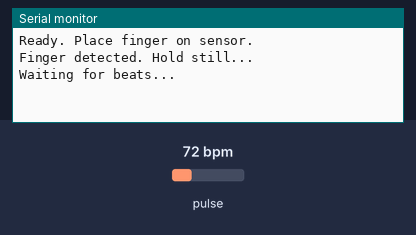
A sketch run on a simulated Arduino Uno, built with avr-gcc and run on an emulated ATmega328P. Parts: the last lines printed to the serial monitor. Inputs (shaded band) come from the test bench; at power-on: pulse 72 bpm.

Above: at 1.2 s.
1.3 s: pulse set to 70 bpm
At 4.0 s:
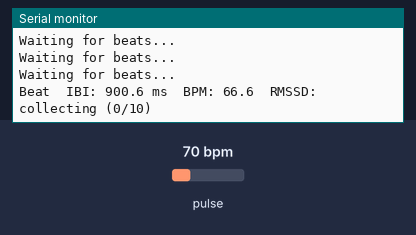
4.3 s: pulse set to 42 bpm
At 6.2 s:
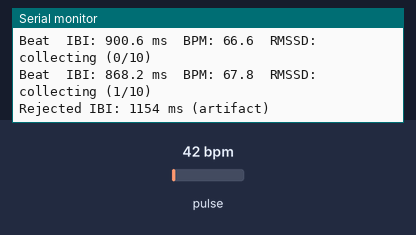
Timing chart, 0 to 7.7 s (numbered marks = the images above; inputs shaded):
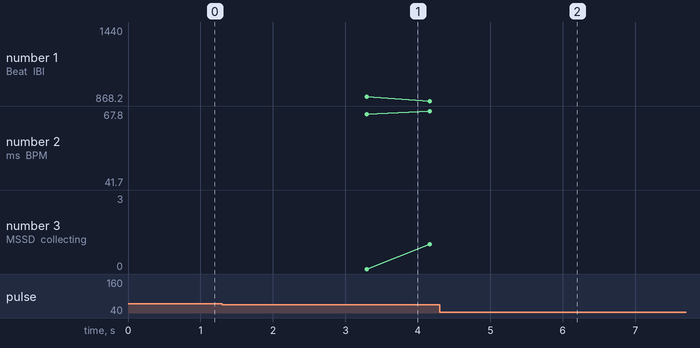

Measured:
- after the input at 1.3 s, the serial monitor: prints a new line after 2.0 s (image 1)
- after the input at 4.3 s, the serial monitor: prints a new line after 1.0 s (image 2)
- plotted number 1: 868.2 → 1434.9 after the input at 4.3 s
- plotted number 2: 67.8 → 41.8 after the input at 4.3 s

The sketch:

hr_hrv_v1.ino
```cpp
/*
 * hr_hrv_v1.ino
 * Heart rate (BPM) and heart rate variability (RMSSD) from a MAX30102 PPG sensor.
 *
 * Hardware: Seeed XIAO nRF52840 Sense + MAX30102 breakout (I2C: SDA=D4, SCL=D5, VIN=3V3)
 * Library:  SparkFun MAX3010x Pulse and Proximity Sensor Library
 *
 * Pipeline (100 samples/s):
 *   raw IR -> baseline removal (EMA high-pass) -> smoothing (EMA low-pass)
 *   -> adaptive-threshold peak detection -> parabolic peak interpolation
 *   -> inter-beat intervals (IBI) -> artifact rejection -> BPM + RMSSD
 */

#include <Wire.h>
#include "MAX30105.h"

MAX30105 sensor;

// ---------- Sensor configuration ----------
const byte LED_POWER   = 0x1F;  // ~6.4 mA LED current
const byte SAMPLE_AVG  = 4;     // average 4 raw samples per output sample
const byte LED_MODE    = 2;     // Red + IR (MAX30102 has no green LED)
const int  SAMPLE_RATE = 400;   // 400 Hz / 4 averaging = 100 samples/s
const int  PULSE_WIDTH = 411;   // us, gives 18-bit resolution
const int  ADC_RANGE   = 4096;

const float SAMPLE_MS = 10.0;   // 100 samples/s -> 10 ms per sample

// ---------- Filter settings ----------
const float DC_ALPHA = 0.01;  // baseline tracker (~0.16 Hz): removes drift
const float LP_ALPHA = 0.2;   // smoother (~3.5 Hz): removes high-freq noise

// ---------- Beat detection settings ----------
const long          FINGER_THRESHOLD = 10000; // raw IR above this = finger present
const unsigned int  SETTLE_SAMPLES   = 200;   // ignore first 2 s after finger lands
const float         MIN_IBI_MS       = 333;   // fastest accepted: 180 BPM
const float         MAX_IBI_MS       = 1500;  // slowest accepted: 40 BPM
const float         ENV_DECAY        = 0.995; // peak envelope decay per sample
const float         THRESH_FRACTION  = 0.50;  // threshold = 50% of recent peak height
const float         MIN_THRESHOLD    = 5.0;   // floor so flat noise isn't counted
const byte          BPM_AVG_N        = 4;     // average BPM over last 4 beats

// Each pulse has a second, smaller bump 300-450 ms after the real beat: the
// dicrotic notch, from the aortic valve closing. It clears a fixed 333 ms floor,
// so every heartbeat gets counted twice and BPM reads double. The floor is
// therefore scaled to the recent beat interval instead.
const float REFRACTORY_FRACTION = 0.60;  // next beat must be >= 60% of recent IBI

// A peak inside the refractory window is one of two things, told apart by height:
// a dicrotic notch, which is well below the beat it follows, or a real beat
// because the heart rate rose. Blocking on time alone would halve a rate that
// genuinely doubled, so height decides. The height is compared against the peak
// envelope, not an average of accepted peaks: once a notch is wrongly accepted,
// an average of accepted peaks sags toward the notches and stops telling them
// apart, while the envelope keeps tracking the true systolic height.
const float DICROTIC_MAX_RATIO = 0.85;   // at or below this x envelope = notch

// ---------- HRV settings ----------
const byte  HRV_N             = 30;    // RMSSD over the last 30 successive differences
const byte  HRV_MIN_DIFFS     = 10;    // need at least 10 before reporting RMSSD
const float ARTIFACT_FRACTION = 0.25;  // reject intervals >25% off the recent average
const byte  MAX_REJECTS       = 3;     // after 3 rejects in a row, accept and restart

// Set to true to print the filtered signal for Serial Plotter tuning
const bool PLOT_MODE = false;

// ---------- State ----------
bool fingerOn = false;
unsigned long sampleCount = 0;
unsigned int settleCount = 0;

float dc = 0;                    // baseline estimate
float lp = 0;                    // filtered pulse signal
float s0 = 0, s1 = 0, s2 = 0;    // last three filtered samples (s0 = newest)
float env = 0;                   // recent peak envelope

float lastBeatTime = -1;         // ms, sub-sample precision (-1 = none yet)
float ibis[BPM_AVG_N];           // recent inter-beat intervals (ms) for BPM
byte ibiIdx = 0;
byte ibiCount = 0;
float bpm = 0;

float sqDiffs[HRV_N];            // squared successive differences (ms^2)
byte sqIdx = 0;
byte sqCount = 0;
float prevValidIbi = 0;          // 0 = no valid previous beat to compare with
byte rejectCount = 0;
float rmssd = 0;

unsigned long lastStatusMs = 0;

// Throw away the running averages and the HRV window. Called when the beat
// pattern changes enough that the old intervals would poison the new ones.
void restartAverages() {
  ibiCount = 0;
  ibiIdx = 0;
  sqCount = 0;
  sqIdx = 0;
  prevValidIbi = 0;
  rejectCount = 0;
}

void resetState() {
  fingerOn = false;
  settleCount = 0;
  dc = 0;
  lp = 0;
  s0 = s1 = s2 = 0;
  env = 0;
  lastBeatTime = -1;
  ibiIdx = 0;
  ibiCount = 0;
  bpm = 0;
  sqIdx = 0;
  sqCount = 0;
  prevValidIbi = 0;
  rejectCount = 0;
  rmssd = 0;
}

// Fit a parabola through the three samples around a peak and return the
// offset of the true maximum from the middle sample, in samples (-0.5..0.5).
// This recovers timing finer than the 10 ms sample spacing.
float parabolicOffset(float left, float mid, float right) {
  float denom = left - 2.0 * mid + right;
  if (denom >= 0) return 0;      // not a proper peak shape: no correction
  float offset = 0.5 * (left - right) / denom;
  if (offset > 0.5) offset = 0.5;
  if (offset < -0.5) offset = -0.5;
  return offset;
}

void processSample(long ir) {
  sampleCount++;

  // --- Finger detection ---
  if (ir < FINGER_THRESHOLD) {
    if (fingerOn && !PLOT_MODE) Serial.println("Finger removed.");
    resetState();
    return;
  }
  if (!fingerOn) {
    fingerOn = true;
    dc = ir;  // start baseline at the current level to avoid a jump
    if (!PLOT_MODE) Serial.println("Finger detected. Hold still...");
  }

  // --- Filtering ---
  dc += DC_ALPHA * (ir - dc);   // slow baseline
  float ac = dc - ir;           // remove drift, invert so each beat is a positive peak
  lp += LP_ALPHA * (ac - lp);   // smooth

  s2 = s1;
  s1 = s0;
  s0 = lp;

  // --- Let filters settle after the finger lands ---
  if (settleCount < SETTLE_SAMPLES) {
    settleCount++;
    return;
  }

  // --- Adaptive threshold ---
  env *= ENV_DECAY;
  if (s0 > env) env = s0;
  float thresh = max(MIN_THRESHOLD, THRESH_FRACTION * env);

  if (PLOT_MODE) {
    Serial.print(lp, 1);
    Serial.print(",");
    Serial.println(thresh, 1);
  }

  // --- Peak detection: s1 is a local maximum above threshold ---
  bool isPeak = (s1 > s2) && (s1 >= s0) && (s1 > thresh);
  if (!isPeak) return;

  // Peak is at the previous sample, refined by parabolic interpolation
  float peakSample = (float)(sampleCount - 1) + parabolicOffset(s2, s1, s0);
  float peakTime = peakSample * SAMPLE_MS;

  if (lastBeatTime < 0) {                  // first beat: just record it
    lastBeatTime = peakTime;
    return;
  }

  float ibi = peakTime - lastBeatTime;

  if (ibi < MIN_IBI_MS) return;            // faster than 180 BPM: noise

  // --- Refractory period: rejects the dicrotic notch ---
  float minIbi = MIN_IBI_MS;
  if (ibiCount > 0) {
    float sum = 0;
    for (byte i = 0; i < ibiCount; i++) sum += ibis[i];
    float refractory = REFRACTORY_FRACTION * (sum / ibiCount);
    if (refractory > minIbi) minIbi = refractory;
  }
  if (ibi < minIbi) {
    if (s1 <= DICROTIC_MAX_RATIO * env) {
      return;   // too small for a beat: dicrotic notch. Keep lastBeatTime so the
                // next real beat is still measured from the last real one.
    }
    // Full height this soon means the rate itself rose. Take it, and drop the
    // old averages so the faster rate isn't fought by its own refractory floor.
    restartAverages();
  }
  lastBeatTime = peakTime;

  if (ibi > MAX_IBI_MS) {                  // gap too long (missed beat)
    prevValidIbi = 0;                      // break the HRV chain
    return;
  }

  // --- Artifact rejection ---
  if (ibiCount > 0) {
    float sum = 0;
    for (byte i = 0; i < ibiCount; i++) sum += ibis[i];
    float meanIbi = sum / ibiCount;

    if (fabs(ibi - meanIbi) > ARTIFACT_FRACTION * meanIbi) {
      rejectCount++;
      prevValidIbi = 0;                    // don't compare across a bad beat
      if (rejectCount < MAX_REJECTS) {
        if (!PLOT_MODE) {
          Serial.print("Rejected IBI: ");
          Serial.print(ibi, 0);
          Serial.println(" ms (artifact)");
        }
        return;
      }
      // Several in a row: heart rate really changed, so start the average over.
      // The HRV window is flushed too, or differences measured across the old
      // beat pattern would inflate RMSSD for the next 30 beats.
      restartAverages();
    } else {
      rejectCount = 0;
    }
  }

  // --- Store interval and average BPM ---
  ibis[ibiIdx] = ibi;
  ibiIdx = (ibiIdx + 1) % BPM_AVG_N;
  if (ibiCount < BPM_AVG_N) ibiCount++;

  float bpmSum = 0;
  for (byte i = 0; i < ibiCount; i++) bpmSum += ibis[i];
  bpm = 60000.0 / (bpmSum / ibiCount);

  // --- HRV: successive difference between back-to-back valid beats ---
  if (prevValidIbi > 0) {
    float d = ibi - prevValidIbi;
    sqDiffs[sqIdx] = d * d;
    sqIdx = (sqIdx + 1) % HRV_N;
    if (sqCount < HRV_N) sqCount++;
  }
  prevValidIbi = ibi;

  if (sqCount >= HRV_MIN_DIFFS) {
    float sqSum = 0;
    for (byte i = 0; i < sqCount; i++) sqSum += sqDiffs[i];
    rmssd = sqrt(sqSum / sqCount);
  }

  if (!PLOT_MODE) {
    Serial.print("Beat  IBI: ");
    Serial.print(ibi, 1);
    Serial.print(" ms  BPM: ");
    Serial.print(bpm, 1);
    Serial.print("  RMSSD: ");
    if (sqCount >= HRV_MIN_DIFFS) {
      Serial.print(rmssd, 1);
      Serial.println(" ms");
    } else {
      Serial.print("collecting (");
      Serial.print(sqCount);
      Serial.print("/");
      Serial.print(HRV_MIN_DIFFS);
      Serial.println(")");
    }
  }
}

void setup() {
  Serial.begin(115200);
  unsigned long start = millis();
  while (!Serial && millis() - start < 3000) delay(10);  // don't hang on battery

  if (!sensor.begin(Wire, I2C_SPEED_FAST)) {
    Serial.println("ERROR: MAX30102 not found. Check wiring.");
    while (1) delay(100);
  }

  sensor.setup(LED_POWER, SAMPLE_AVG, LED_MODE, SAMPLE_RATE, PULSE_WIDTH, ADC_RANGE);
  resetState();

  if (!PLOT_MODE) Serial.println("Ready. Place finger on sensor.");
}

void loop() {
  sensor.check();                    // pull new samples from the sensor FIFO
  while (sensor.available()) {
    long ir = sensor.getFIFOIR();
    sensor.nextSample();
    processSample(ir);
  }

  // Status line once per second when no beats are printing
  if (!PLOT_MODE && millis() - lastStatusMs >= 1000) {
    lastStatusMs = millis();
    if (!fingerOn) Serial.println("No finger.");
    else if (ibiCount == 0) Serial.println("Waiting for beats...");
  }
}
```
